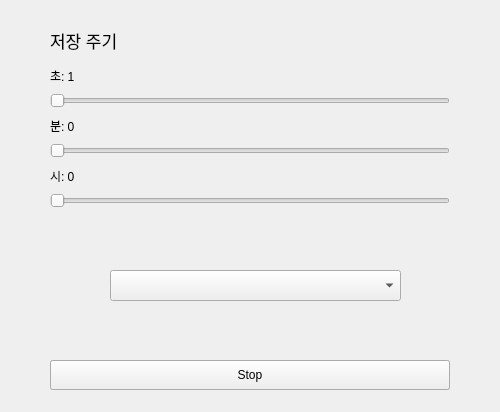
<?xml version="1.0" encoding="UTF-8"?>
<ui version="4.0">
 <class>Form</class>
 <widget class="QWidget" name="Form">
  <property name="geometry">
   <rect>
    <x>0</x>
    <y>0</y>
    <width>500</width>
    <height>412</height>
   </rect>
  </property>
  <property name="minimumSize">
   <size>
    <width>500</width>
    <height>412</height>
   </size>
  </property>
  <property name="maximumSize">
   <size>
    <width>500</width>
    <height>412</height>
   </size>
  </property>
  <property name="windowTitle">
   <string>Auto Save</string>
  </property>
  <widget class="QPushButton" name="save_btn">
   <property name="geometry">
    <rect>
     <x>50</x>
     <y>360</y>
     <width>400</width>
     <height>30</height>
    </rect>
   </property>
   <property name="text">
    <string>Start</string>
   </property>
  </widget>
  <widget class="QSlider" name="sec_bar">
   <property name="geometry">
    <rect>
     <x>50</x>
     <y>90</y>
     <width>400</width>
     <height>22</height>
    </rect>
   </property>
   <property name="minimum">
    <number>1</number>
   </property>
   <property name="maximum">
    <number>60</number>
   </property>
   <property name="orientation">
    <enum>Qt::Horizontal</enum>
   </property>
  </widget>
  <widget class="QLabel" name="label">
   <property name="geometry">
    <rect>
     <x>50</x>
     <y>30</y>
     <width>71</width>
     <height>21</height>
    </rect>
   </property>
   <property name="font">
    <font>
     <pointsize>13</pointsize>
    </font>
   </property>
   <property name="text">
    <string>저장 주기</string>
   </property>
  </widget>
  <widget class="QLabel" name="sec_label">
   <property name="geometry">
    <rect>
     <x>50</x>
     <y>70</y>
     <width>56</width>
     <height>12</height>
    </rect>
   </property>
   <property name="text">
    <string>초: 1</string>
   </property>
  </widget>
  <widget class="QSlider" name="min_bar">
   <property name="geometry">
    <rect>
     <x>50</x>
     <y>140</y>
     <width>400</width>
     <height>22</height>
    </rect>
   </property>
   <property name="minimum">
    <number>0</number>
   </property>
   <property name="maximum">
    <number>60</number>
   </property>
   <property name="orientation">
    <enum>Qt::Horizontal</enum>
   </property>
  </widget>
  <widget class="QLabel" name="min_label">
   <property name="geometry">
    <rect>
     <x>50</x>
     <y>120</y>
     <width>56</width>
     <height>12</height>
    </rect>
   </property>
   <property name="text">
    <string>분: 0</string>
   </property>
  </widget>
  <widget class="QSlider" name="hour_bar">
   <property name="geometry">
    <rect>
     <x>50</x>
     <y>190</y>
     <width>400</width>
     <height>22</height>
    </rect>
   </property>
   <property name="minimum">
    <number>0</number>
   </property>
   <property name="maximum">
    <number>24</number>
   </property>
   <property name="orientation">
    <enum>Qt::Horizontal</enum>
   </property>
  </widget>
  <widget class="QLabel" name="hour_label">
   <property name="geometry">
    <rect>
     <x>50</x>
     <y>170</y>
     <width>56</width>
     <height>12</height>
    </rect>
   </property>
   <property name="text">
    <string>시: 0</string>
   </property>
  </widget>
  <widget class="QComboBox" name="select_app">
   <property name="geometry">
    <rect>
     <x>110</x>
     <y>270</y>
     <width>291</width>
     <height>31</height>
    </rect>
   </property>
  </widget>
  <widget class="QPushButton" name="stop_btn">
   <property name="geometry">
    <rect>
     <x>50</x>
     <y>360</y>
     <width>400</width>
     <height>30</height>
    </rect>
   </property>
   <property name="text">
    <string>Stop</string>
   </property>
  </widget>
 </widget>
 <resources/>
 <connections/>
</ui>
